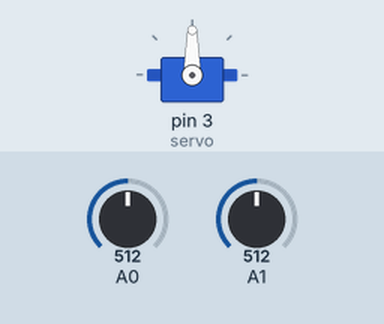
Recording of a sketch running on a simulated Arduino Uno, built with avr-gcc and run on an emulated ATmega328P. On the bench: servo. The test bench sets the inputs (shaded band); at power-on: A0 = 512, A1 = 512. What the sketch prints to the serial monitor is not drawn.

Above: at 1.2 s.
1.3 s: A0 set to 524
2.8 s: A0 set to 544
At 3.42 s:
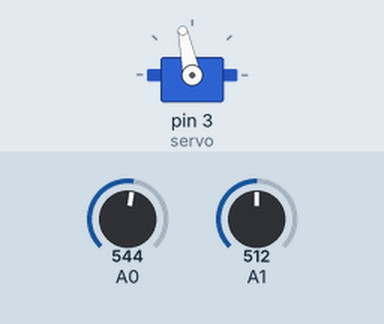
5.8 s: A1 set to 534
At 6.4 s:
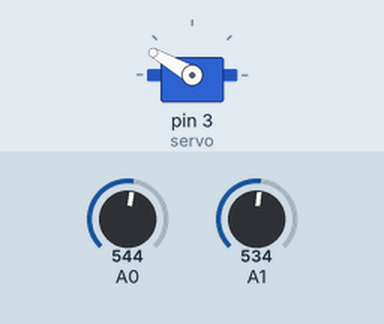
8.8 s: A1 set to 306
At 10.7 s:
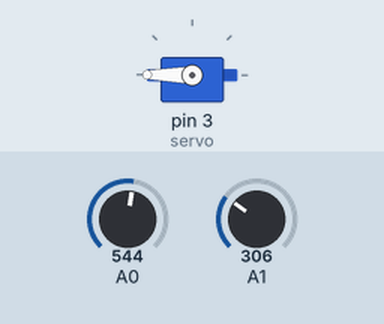
11.8 s: A1 set to 555
14.4 s: A1 set to 572
At 16.42 s:
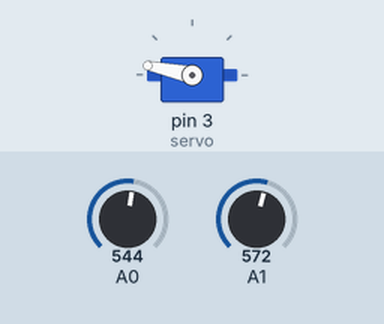
Timing chart, 0 to 22.3 s (numbered marks = the images above; inputs shaded):
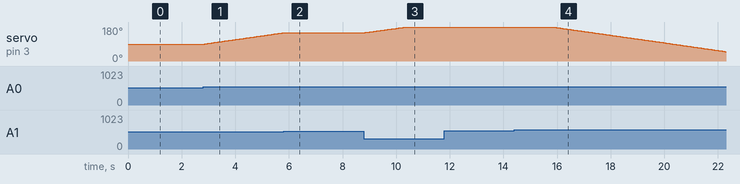

Measured:
- the behaviour switches between 532 and 533 on A0 (found by bisection; images 0 and 1)
- the behaviour switches between 523 and 524 on A1 (found by bisection; images 1 and 2)
- the behaviour switches between 564 and 565 on A1 (found by bisection; images 3 and 4)
- after the input at 2.8 s, servo on pin 3 (servo): moves from 90° to 149° over 2.9 s, starting after 0.07 s
- after the input at 5.8 s, servo on pin 3 (servo): goes on until 5.8 s, then stays 150°
- after the input at 8.8 s, servo on pin 3 (servo): moves from 150° to 180° over 1.5 s, starting after 0.05 s
- after the input at 14.4 s, servo on pin 3 (servo): moves from 180° to 49° over 6.4 s, starting after 1.5 s

The sketch:

arduino.ino
```cpp
#include <Servo.h>

Servo servo;    //create servo object to control a servo
int n;
int AnalogValue1;
int AnalogValue2;
int Diff1;
int Diff2;

void setup()
{
  pinMode(8,INPUT);   //assign digital pin 8 as LDR1 input
  pinMode(10,INPUT);  //assign digital pin 8 as LDR2 input
  servo.attach(3);    //servo is wired to Arduino on digital pin 3
  Serial.begin(9600); //initialise serial monitor
  n=90;
}

void loop()
{
  /*assign digital and analog value of LDR sensors*/
  int AnalogValue1 = analogRead(A0);
  int AnalogValue2 = analogRead(A1);

  int Diff1 = AnalogValue1-AnalogValue2;
  int Diff2 = AnalogValue2-AnalogValue1;

  /*display output on serial monitor*/
  Serial.println("Diff1:");
  Serial.println(Diff1);
  Serial.println("Diff2:");
  Serial.println(Diff2);

  /*control the angle n based on LDR value*/
  if ((AnalogValue1 > 900) && (AnalogValue2 > 900))
  {
    n=90;
  }
  else if (Diff1>20)
  {
    n=n+1;
  }
  else if (Diff2>20)
  {
    n=n-1;
  }
  else
  {
    n=n;
  }

  Serial.println("The angle now is");
  Serial.println(n);

  /*move servo's shaft to angle n°*/
  servo.write(n);
  delay(20);
}
```
